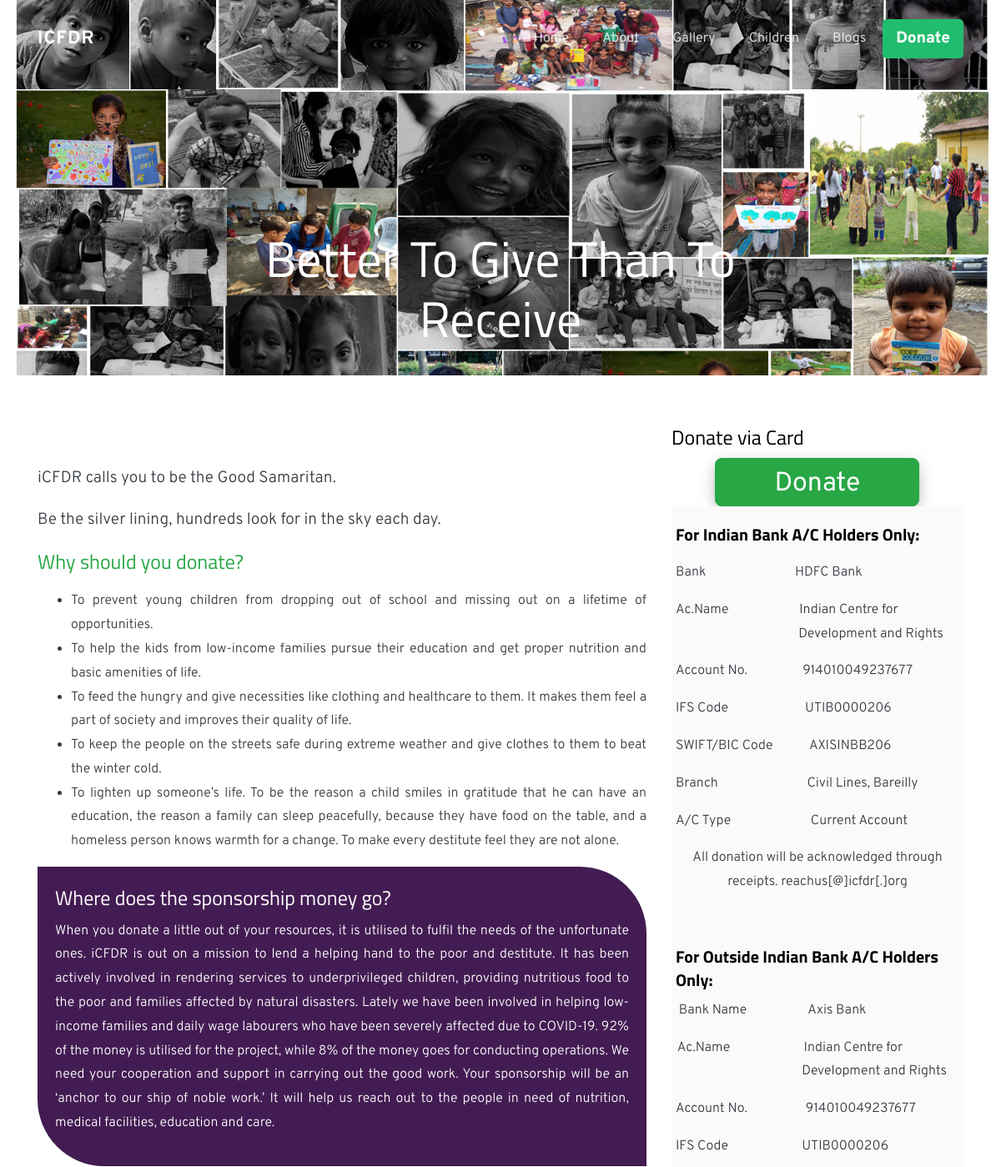
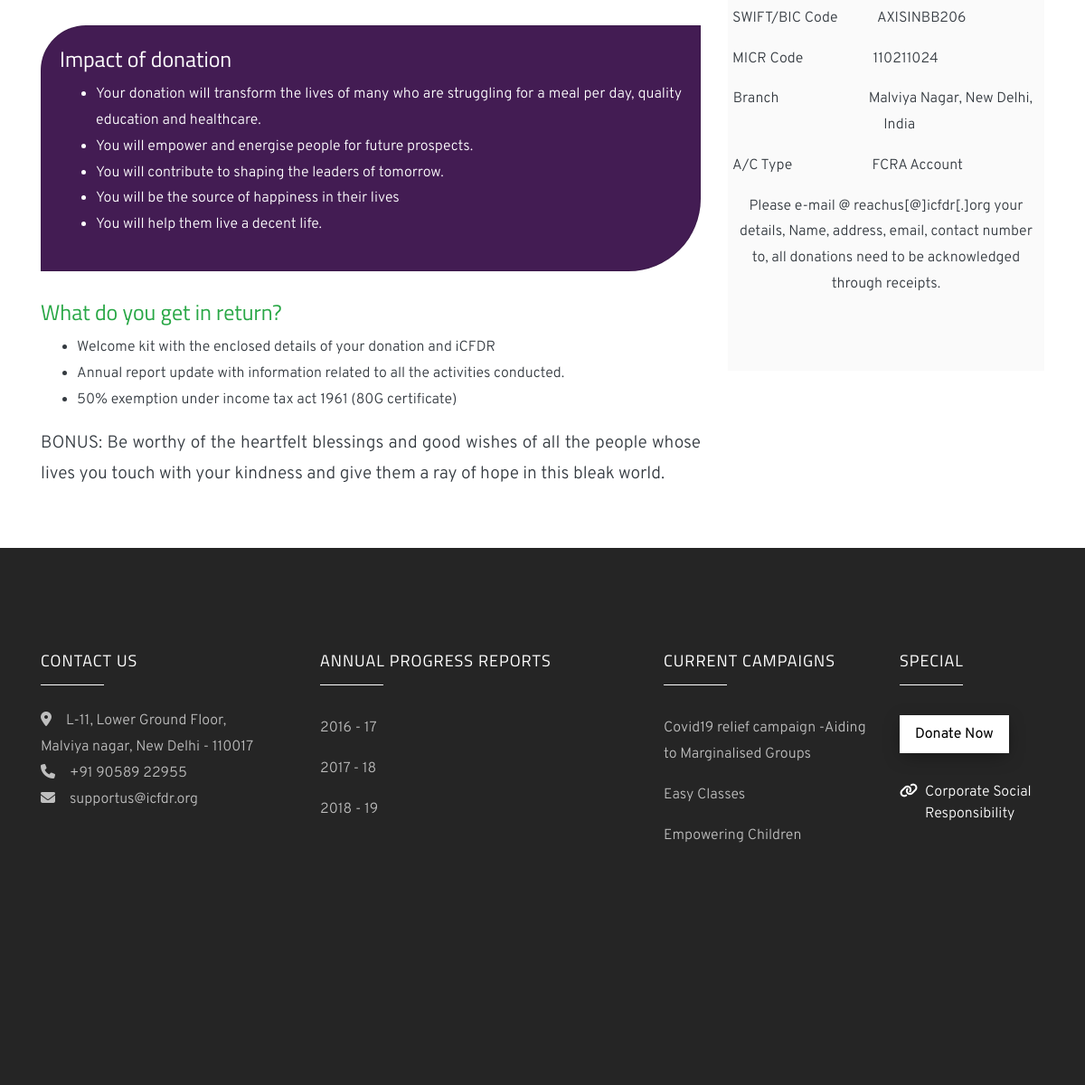
Screenshot of /donate with the database file from the repository (2 pictures, top to bottom).
### website/models.py (models this page shows, shortened)
class Donate(models.Model):
    image = models.ImageField(upload_to='images/donate/')
    bank_info = RichTextField()

class Campaign(models.Model):
    compaign_name = models.CharField(max_length=100)
    image = models.ImageField(upload_to='images/campaign/')
    text_on_image = models.CharField(max_length=150)
    description = RichTextField()
    button_text = models.CharField(max_length=30)
    slug = models.SlugField(max_length=100, default='', blank=True, unique=True)
    class Meta:
        verbose_name_plural = 'Campaign'

### website/views.py (the view)
# urls.py: path('donate',views.donate,name = 'donate'),
def donate(request):
    data = {
        'donate': Donate.objects.all()[0],
        'campaigns': Campaign.objects.all().order_by('-id')[:5],
    }
    return render(request, 'donate.html', data)

### website/templates/donate.html (shortened to what this page needs)
{% extends 'base.html' %}
{% block content %}
{% load static %}
<header class="masthead"
        style="height: 50vh;min-height: 450px;background-image: url('{{ donate.image.url }}');background-size: cover;background-position: center;background-repeat: no-repeat;">
    <div class="row no-gutters slider-text align-items-center justify-content-center" data-scrollax-parent="true">
        <div class="col-md-7  text-center">
            <h1>
                Better To Give Than To Receive
            </h1>
        </div>
    </div>
</header>
<br><br>
<div class="container mb-5">
    <div class="row">
        <div class="col-lg-8 text-dark">
            <div class="mt-5 blog-content">
                <p>iCFDR calls you to be the Good Samaritan.</p>
                <p>Be the silver lining, hundreds look for in the sky each day.</p>
                <h4 class="text-success">Why should you donate?</h4>
                <p>
                <ul>
                    <li>To prevent young children from dropping out of school and missing out on a lifetime of
                        opportunities.
                    </li>
                    <li>To help the kids from low-income families pursue their education and get proper nutrition and
                        basic amenities of life.
                    </li>
                    <li>To feed the hungry and give necessities like clothing and healthcare to them. It makes them feel
                        a part of society and improves their quality of life.
                    </li>
                    <li>To keep the people on the streets safe during extreme weather and give clothes to them to beat
                        the winter cold.
                    </li>
                    <li>To lighten up someone’s life. To be the reason a child smiles in gratitude that he can have an
                        education, the reason a family can sleep peacefully, because they have food on the table, and a
                        homeless person knows warmth for a change. To make every destitute feel they are not alone.
                    </li>
                </ul>
                </p>
                <div class="card text-white " style="border-radius: 0px 80px 0px 80px;background-color: #431C53;">
                    <div class="card-body">
                        <h4 class="text-white">Where does the sponsorship money go? </h4>
                        <p>
                            When you donate a little out of your resources, it is utilised to fulfil the needs of the
                            unfortunate ones. iCFDR is out on a mission to lend a helping hand to the poor and
                            destitute. It has been actively involved in rendering services to underprivileged children,
                            providing nutritious food to the poor and families affected by natural disasters. Lately we
                            have been involved in helping low-income families and daily wage labourers who have been
                            severely affected due to COVID-19.
                            92% of the money is utilised for the project, while 8% of the money goes for conducting
                            operations.
                            We need your cooperation and support in carrying out the good work. Your sponsorship will be
                            an ‘anchor to our ship of noble work.’ It will help us reach out to the people in need of
                            nutrition, medical facilities, education and care.
                        </p>
                    </div>
                </div>
                <br>
                <div class="card  text-white " style="border-radius: 50px 0px 80px 0px;background-color: #431C53">
                    <div class="card-body">
                        <h4 class="text-white">Impact of donation </h4>
                        <ul>
                            <li>Your donation will transform the lives of many who are struggling for a meal per day,
                                quality education and healthcare.
                            </li>
                            <li>You will empower and energise people for future prospects.</li>
                            <li>You will contribute to shaping the leaders of tomorrow.</li>
                            <li>You will be the source of happiness in their lives</li>
                            <li>You will help them live a decent life.</li>
                        </ul>
                    </div>
                </div>
                <br>
                <h4 class="text-success">
                    What do you get in return?
                </h4>
                <ul>
                    <li>Welcome kit with the enclosed details of your donation and iCFDR</li>
                    <li>Annual report update with information related to all the activities conducted.</li>
                    <li>50% exemption under income tax act 1961 (80G certificate)</li>
                </ul>
                <p>BONUS: Be worthy of the heartfelt blessings and good wishes of all the people whose lives you touch
                    with your kindness and give them a ray of hope in this bleak world.</p>
            </div>
        </div>
        <div class="col-lg-4">
            <h4>Donate via Card</h4>
            <a target="_blank" href="https://www.payumoney.com/paybypayumoney/#/DFE2878E860D57AF8E18DFEF38EBE7EC" class="btn btn-success btn-block " style="width:70%;height:4%;font-size:200%;margin-left:15%;border-radius: 8px;">Donate</a>
            <div class="card-body bg-light text-dark">
                <div class="row" id="bank_info">
                    {{donate.bank_info | safe}}
                </div>
            </div>
        </div>
    </div>
</div>
{% endblock %}

### website/templates/base.html (shortened to what this page needs)
<!DOCTYPE html>
{% load static %}
<html lang="en">
<head>
    <link rel="stylesheet" href="{% static 'css/open-iconic-bootstrap.min.css' %}">
    <link rel="stylesheet" href="{% static 'css/animate.css' %}">
    <link rel="stylesheet" href="{% static 'css/owl.carousel.min.css' %}">
    <link rel="stylesheet" href="{% static 'css/owl.theme.default.min.css' %}">
    <link rel="stylesheet" href="{% static 'css/magnific-popup.css' %}">
    <link rel="stylesheet" href="{% static 'css/aos.css' %}">
    <link rel="stylesheet" href="{% static 'css/bootstrap-datepicker.css' %}">
    <link rel="stylesheet" href="{% static 'css/jquery.timepicker.css' %}">
    <link rel="stylesheet" href="{% static 'css/style.css' %}">
</head>
<body>
<nav class="navbar navbar-expand-lg navbar-dark ftco_navbar bg-dark ftco-navbar-light" id="ftco-navbar">
    <div class="container">
        <a class="navbar-brand" href="{% url 'home' %}">ICFDR</a>
        <div class="collapse navbar-collapse" id="ftco-nav">
            <ul class="navbar-nav ml-auto">
                <li class="nav-item"><a href="{% url 'home' %}" class="nav-link">Home</a></li>
                <li class="nav-item"><a href="{% url 'about' %}" class="nav-link">About</a></li>
                <li class="nav-item"><a href="{% url 'gallery' %}" class="nav-link">Gallery</a></li>
                <li class="nav-item"><a href="{% url 'home' %}#children" class="nav-link">Children</a></li>
                <li class="nav-item"><a href="{% url 'bloglist' %}" class="nav-link">Blogs</a></li>
                <li class="nav-item"><a href="{% url 'donate' %}" class="donate-btn-nav nav-link">Donate</a></li>
            </ul>
        </div>
    </div>
</nav>
{% block content %}
{% endblock %}
<footer class="ftco-footer ftco-section img">
    <div class="container">
        <div class="row mb-5">
            <div class="col-md-3">
                <div class="ftco-footer-widget mb-4">
                    <h2 class="ftco-heading-2">Contact Us</h2>
                    <p style="text-align:left;">
                        <span class="fas fa-map-marker-alt mr-3"></span>L-11, Lower Ground Floor, Malviya nagar, New
                        Delhi - 110017<br>
                        <a href="tel:+91-90586-22955"><span class="fas fa-phone mr-3"></span>+91 90589 22955<br></a>
                        <a href="mailto:supportus@icfdr.org?Subject=ICFDR%20Easy%20Classes%20-%20Support"><span
                                class="fas fa-envelope mr-3"></span>supportus@icfdr.org</a>
                    </p>
                    <ul class="ftco-footer-social list-unstyled float-md-left float-lft mt-5">
                    </ul>
                </div>
            </div>
            <div class="col-md-4">
                <div class="ftco-footer-widget mb-4 ml-md-4">
                    <h2 class="ftco-heading-2">Annual Progress Reports</h2>
                    <ul class="list-unstyled">
                        <li><a target="_blank" href="{% static 'reports/1617.pdf' %}" class="py-2 d-block">2016 - 17</a>
                        </li>
                        <li><a target="_blank" href="{% static 'reports/1718.pdf' %}" class="py-2 d-block">2017 - 18</a>
                        </li>
                        <li><a target="_blank" href="{% static 'reports/1819.pdf' %}" class="py-2 d-block">2018 - 19</a>
                        </li>
                    </ul>
                </div>
            </div>
            <div class="col-md-3">
                <div class="ftco-footer-widget mb-4 ml-md-4">
                    <h2 class="ftco-heading-2">Current Campaigns</h2>
                    <ul class="list-unstyled">
                        {% for campaign in campaigns %}
                        <li><a href="{% url 'campaign' campaign.slug %}"
                               class="py-2 d-block">{{campaign.compaign_name}}</a></li>
                        {% endfor %}
                    </ul>
                </div>
            </div>
            <div class="col-md-2">
                <div class="ftco-footer-widget mb-4">
                    <h2 class="ftco-heading-2">Special</h2>
                    <div class="block-23 mb-3">
                        <ul>
                            <li><p><a target="_blank"
                                      href="https://www.payumoney.com/paybypayumoney/#/DFE2878E860D57AF8E18DFEF38EBE7EC"
                                      class="btn btn-white px-3 py-2 mt-2">Donate Now</a></p></li>
                            <li><a target="_blank" href="http://icfdr.org/corporate-social-responsibility/"><span
                                    class="fas fa-link mr-2"></span><span
                                    class="text">Corporate Social Responsibility</span></a></li>
                    </div>
                </div>
            </div>
        </div>
        <div class="row">
            <div class="col-md-12 text-center">
            </div>
        </div>
    </div>
</footer>
</body>
</html>

### rows the page displays
Donate: image (picture), bank_info "For Indian Bank A/C Holders Only: Bank HDFC Bank Ac.Name Indian Centre for Development and Rights Account No. 914010049237677 IFS Code UTIB0000206 SWIFT/BIC Code AXISINBB206 Branch Civil Lines, Bareilly A/C Type Current Account All donation will be acknowledged through receipts. reachus[@]icfdr[.]org For Outside Indian Bank A/C Holders Only: Bank Name Axis Bank Ac.Name Indian Centre for Development and Rights Account No. 914010049237677 IFS Code UTIB0000206 SWIFT/BIC Code AXISINBB206 MICR Code 110211024 Branch Malviya Nagar, New Delhi, India A/C Type FCRA Account Please e-mail @ reachus[@]icfdr[.]org your details, Name, address, email, contact number to, all donations need to be…"
Campaign: compaign_name "Covid19 relief campaign -Aiding to Marginalised Groups"
Campaign: compaign_name "Easy Classes"
Campaign: compaign_name "Empowering Children"
